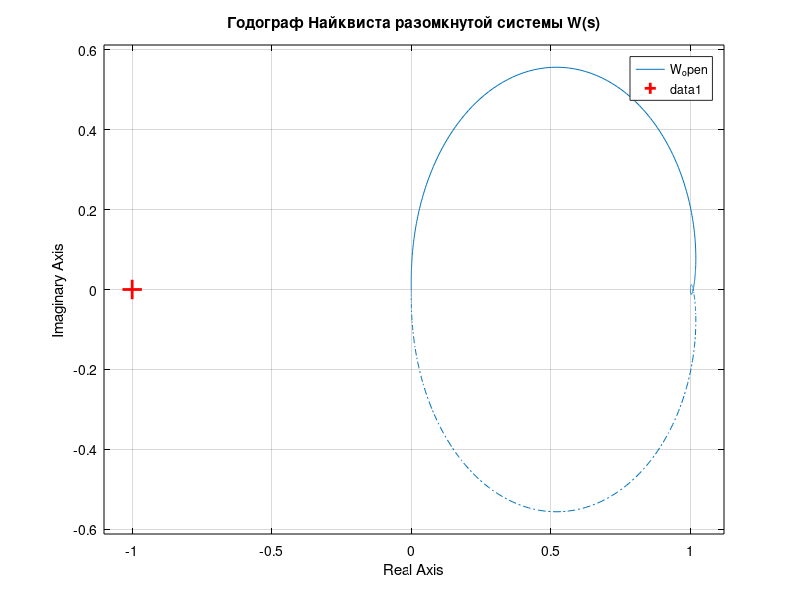
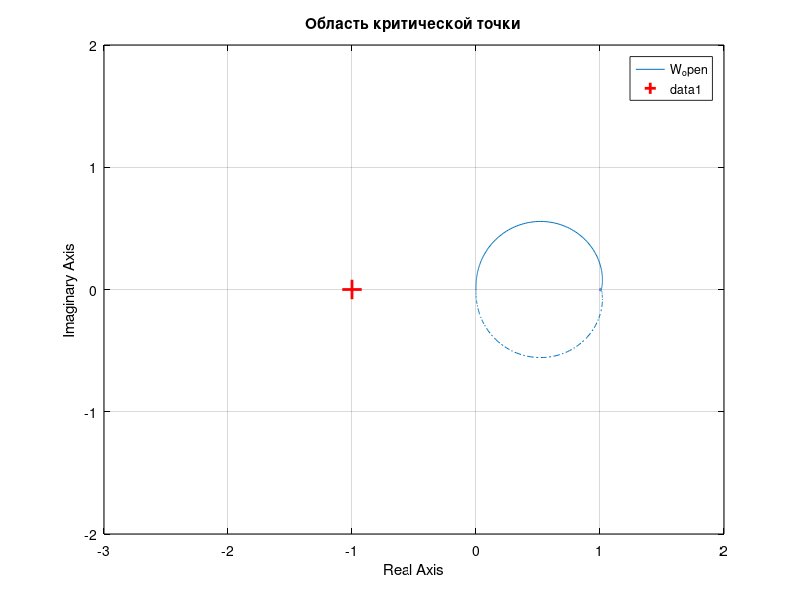

The MATLAB script that drew these images, in order: (Note: this script raises an error after producing the figures.)
clc;
clear;
close all;

try, st = settings; st.matlab.appearance.figure.GraphicsTheme.TemporaryValue = "light"; catch, end
set(groot, 'defaultFigureColor', 'w', 'defaultAxesColor', 'w', ...
    'defaultAxesXColor', 'k', 'defaultAxesYColor', 'k', ...
    'defaultAxesGridColor', 'k', 'defaultTextColor', 'k');

s = tf('s');
W_open = 1 / (s^3 + 0.1*s^2 + 0.1*s + 1);
W_closed = feedback(W_open, 1);

figure('Color', 'w');
nyquist(W_open);
grid on; hold on;
plot(-1, 0, 'r+', 'MarkerSize', 14, 'LineWidth', 2);
title('Годограф Найквиста разомкнутой системы W(s)');

figure('Color', 'w');
nyquist(W_open); grid on; hold on;
plot(-1, 0, 'r+', 'MarkerSize', 14, 'LineWidth', 2);
xlim([-3 2]); ylim([-2 2]);
title('Область критической точки');

[num, den] = tfdata(W_closed, 'v');
D = round(den, 10);

w = 0:0.001:3;
Djw = polyval(D, 1i*w);

figure('Color', 'w');
plot(real(Djw), imag(Djw), 'b-', 'LineWidth', 1.8); hold on;
plot(real(Djw(1)), imag(Djw(1)), 'go', 'MarkerFaceColor', 'g', 'MarkerSize', 8);
plot(real(Djw(end)), imag(Djw(end)), 'rs', 'MarkerFaceColor', 'r', 'MarkerSize', 8);
text(real(Djw(1)), imag(Djw(1)), '  \omega = 0',   'Color', 'g');
text(real(Djw(end)), imag(Djw(end)), '  \omega = max', 'Color', 'r');
plot([0 0], [min(imag(Djw)) max(imag(Djw))], 'k:', 'LineWidth', 0.8);
plot([min(real(Djw)) max(real(Djw))], [0 0], 'k:', 'LineWidth', 0.8);
grid on; box on;
xlabel('Re D(j\omega)'); ylabel('Im D(j\omega)');
title('Кривая Михайлова D(j\omega)');

disp('Полюса замкнутой системы:'); disp(pole(W_closed));
disp('Полюса разомкнутой системы:'); disp(pole(W_open));

t = 0:0.01:40;
figure('Color', 'w');
step(W_open, W_closed, t); grid on;
legend('разомкнутая', 'замкнутая', 'Location', 'northwest');
title('Сравнение переходных процессов');
